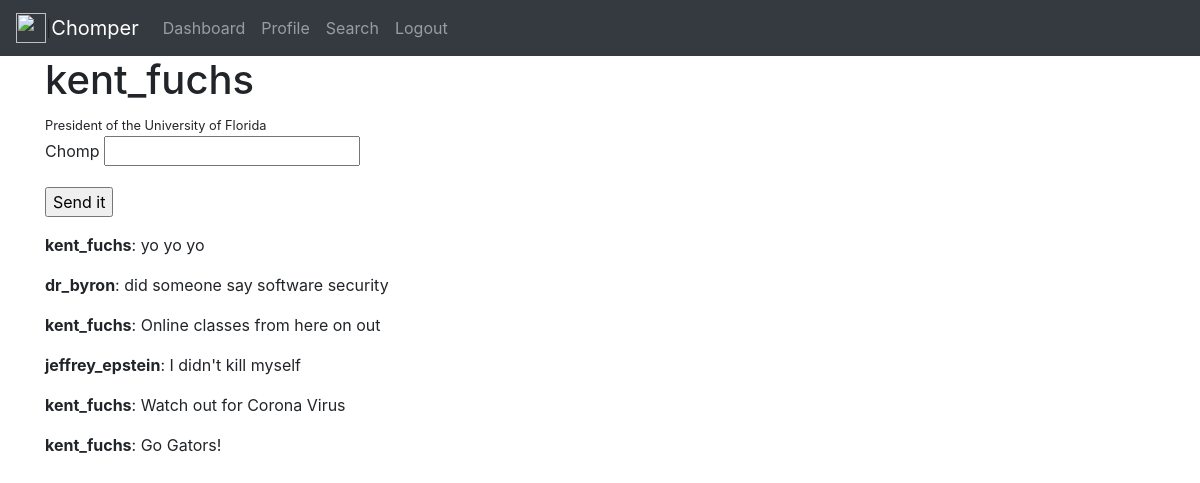
Screenshot of /secure/dashboard (signed in) with the database file from the repository.
### app/models.py (models this page shows, shortened)
class User(UserMixin, db.Model):
    id = db.Column(db.Integer, primary_key=True)
    username = db.Column(db.String(64), index=True, unique=True)
    tagline = db.Column(db.String(64))
    password_hash = db.Column(db.String(128))
    salt = db.Column(db.String(100))
    image = db.Column(db.String(200))
    first_name = db.Column(db.String(40))
    last_name = db.Column(db.String(40))

class Chomp(db.Model):
    id = db.Column(db.Integer, primary_key=True)
    body = db.Column(db.String(140))
    timestamp = db.Column(db.DateTime, index=True, default=datetime.utcnow)
    user_id = db.Column(db.Integer, db.ForeignKey('user.id'))

### app/routes.py (the view)
@app.route('/secure/dashboard', methods=['get', 'post'])
def secure_dashboard():
    if current_user.is_authenticated:
        return render_template('secure_dashboard.html', \
                               form=ChompForm(), chomps=get_most_recent_chomps())
    else:
        return redirect('/secure/login')

### app/forms.py
class ChompForm(FlaskForm):
    body = StringField('Chomp', validators=[DataRequired()])
    submit = SubmitField('Send it')

### app/routes.py (called while the page is built)
def get_most_recent_chomps():
    chompers = []
    chomps = Chomp.query.order_by(text('id desc'))
    for chomp in chomps:
        user = User.query.filter_by(id=chomp.user_id).first()
        username = user.username
        body = chomp.body
        recent_chomp = ChompHolder(username=username, body=body)
        chompers.append(recent_chomp)
    return chompers

@login.user_loader
def load_user(user_id):
    return User.query.filter_by(id=user_id).first()

### app/templates/secure_dashboard.html
{% extends "secure_base.html" %}
{% block content %}
    {% if current_user.is_authenticated %}
    <h1 >{{ current_user.username }}</h1>
    <small>{{current_user.tagline}}</small>
    <form method="post" action='/secure/process'>
        <p>{{ form.body.label }}
            {{ form.body }}</p>
        <p> {{ form.submit }}</p>
    </form>
    {% if chomps %}
        {% for chomp in chomps %}
        <p><b>{{ chomp.username }}</b>: {{ chomp.body }}</p>
        {% endfor %}
    {% endif %}
    {% endif %}
{% endblock %}

### app/templates/secure_base.html (shortened to what this page needs)
<!doctype html>
<html lang="en">
<head>
    <link rel="stylesheet" href="https://stackpath.bootstrapcdn.com/bootstrap/4.3.1/css/bootstrap.min.css"
>
</head>
<body>
<nav class="navbar navbar-expand-lg navbar-dark bg-dark">
           <img src="https://upload.wikimedia.org/wikipedia/en/thumb/1/14/Florida_Gators_gator_logo.svg/350px-Florida_Gators_gator_logo.svg.png"
             width="30" height="30" class="d-inline-block align-top" alt=""> |
  <a class="navbar-brand" href="/index">Chomper</a>
    {% if current_user.is_authenticated %}
  <div class="collapse navbar-collapse" id="navbarSupportedContent">
    <ul class="navbar-nav mr-auto">
      <li class="nav-item">
        <a class="nav-link" href="/secure/dashboard">Dashboard</a>
      </li>
      <li class="nav-item">
        <a class="nav-link" href="/secure/profile">Profile</a>
      </li>
        <li class="nav-item">
        <a class="nav-link" href="/secure/search">Search</a>
      </li>
      <li class="nav-item">
        <a class="nav-link" href="/secure/logout">Logout</a>
      </li>
    </ul>
  </div>
    {% endif %}
</nav>
<div class="container">
    {% block content %}{% endblock %}
</div>
</body>
</html

### rows the page displays
User: username "kent_fuchs", tagline "President of the University of Florida", username "kent_fuchs" "kent_fuchs" "kent_fuchs" "kent_fuchs"
Chomp: body "yo yo yo"
User: username "dr_byron"
Chomp: body "did someone say software security"
Chomp: body "Online classes from here on out"
User: username "jeffrey_epstein"
Chomp: body "I didn't kill myself"
Chomp: body "Watch out for Corona Virus"
Chomp: body "Go Gators!"
